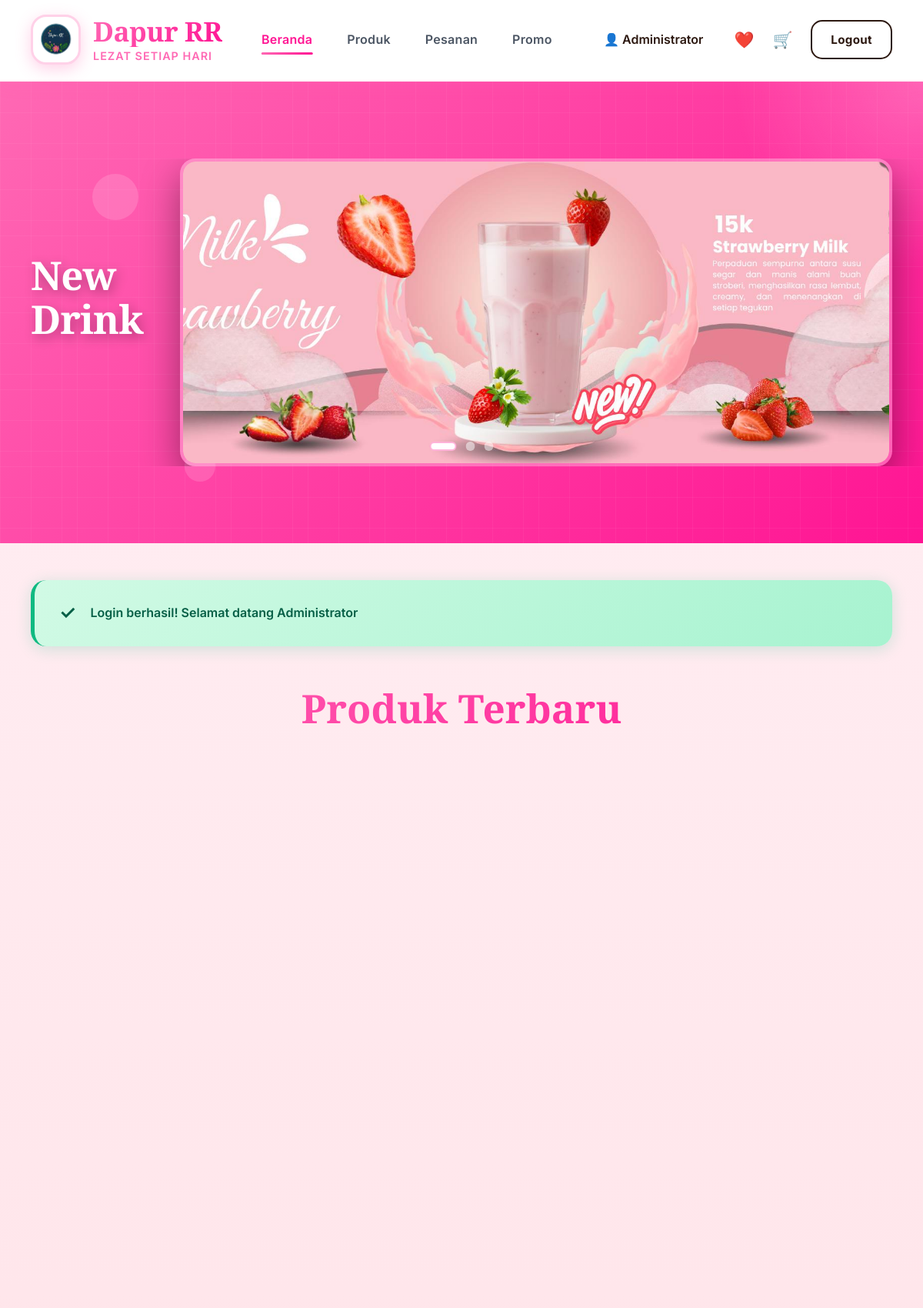
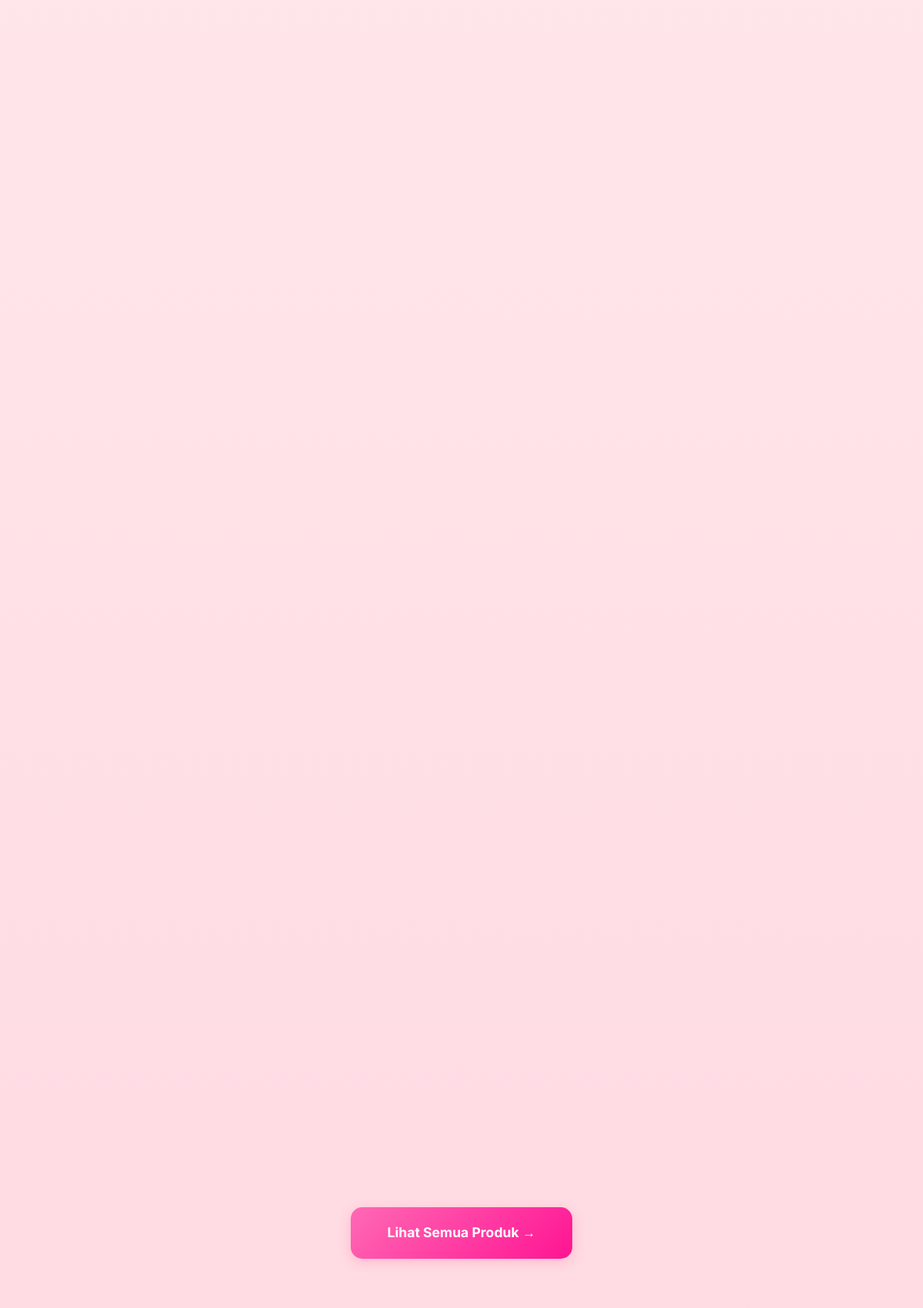
Screenshot of /home.php (signed in, upper part) with the database file from the repository (2 pictures, top to bottom).
### tables this page shows
CREATE TABLE `pengaturan` (
  `id` int(11) NOT NULL,
  `nama_toko` varchar(100) DEFAULT 'Dapur RR',
  `tagline` varchar(255) DEFAULT NULL,
  `deskripsi` text DEFAULT NULL,
  `alamat` text DEFAULT NULL,
  `no_telepon` varchar(20) DEFAULT NULL,
  `email` varchar(100) DEFAULT NULL,
  `whatsapp` varchar(20) DEFAULT NULL,
  `logo` varchar(255) DEFAULT NULL,
  `favicon` varchar(255) DEFAULT NULL,
  `maps_embed` text DEFAULT NULL,
  `instagram` varchar(100) DEFAULT NULL,
  `facebook` varchar(100) DEFAULT NULL,
  `twitter` varchar(100) DEFAULT NULL,
  `jam_buka` varchar(100) DEFAULT NULL
);

CREATE TABLE `banner` (
  `id` int(11) NOT NULL,
  `judul` varchar(255) NOT NULL,
  `deskripsi` text DEFAULT NULL,
  `gambar` varchar(255) NOT NULL,
  `link` varchar(255) DEFAULT NULL,
  `urutan` int(11) DEFAULT 0,
  `is_active` tinyint(1) DEFAULT 1,
  `created_at` timestamp NOT NULL DEFAULT current_timestamp()
);

### config/database.php (called while the page is built, shortened)
<?php
function getFlashMessage() {
    if (isset($_SESSION['flash_message'])) {
        $message = [
            'type' => $_SESSION['flash_type'],
            'message' => $_SESSION['flash_message']
        ];
        return $message;
    }
    return null;
}
?>

### home.php (the view, shortened to what this page needs)
<?php
require_once 'config/database.php';
$conn = getConnection();
$pengaturan = $conn->query("SELECT * FROM pengaturan LIMIT 1")->fetch_assoc();
$banners = $conn->query("SELECT * FROM banner WHERE is_active = 1 ORDER BY urutan ASC");
$flash = getFlashMessage();
?>
<!DOCTYPE html>
<html lang="id">
<head>
</head>
<body>
   <header>
    <div class="header-top">
        <div class="logo">
            <?php
            $logo_paths = [
                'uploads/logo/logo-dapurr.png',
                'uploads/logo/logo.png',
                'images/logo.png',
                'assets/logo.png',
                'logo.png'
            ];
            foreach($logo_paths as $path) {
                if(file_exists($path)) {
                    echo '<img src="' . $path . '" alt="Logo" class="logo-image">';
                    break;
                }
            }
            ?>
            <div class="logo-text">
                <h1><?php echo htmlspecialchars($pengaturan['nama_toko']); ?></h1>
                <p><?php echo htmlspecialchars($pengaturan['tagline']); ?></p>
            </div>
        </div>
        <nav>
            <ul>
                <li><a href="home.php" class="active">Beranda</a></li>
                <li><a href="produk.php">Produk</a></li>
                <li><a href="riwayat-pesanan.php">Pesanan</a></li>
                <li><a href="promo.php">Promo</a></li>
            </ul>
        </nav>
        <div class="auth-buttons">
            <div class="user-menu">
                <a href="akun.php" class="user-name">
                    👤 <?php echo htmlspecialchars($_SESSION['nama']); ?>
                </a>
                <a href="wishlist.php" class="wishlist-icon">
                    ❤️
                </a>
                <a href="keranjang.php" class="cart-icon">
                    🛒
                </a>
                <a href="logout.php" class="btn btn-logout">Logout</a>
            </div>
        </div>
    </div>
</header>
    <section class="hero-section">
        <div class="floating-shape"></div>
        <div class="floating-shape"></div>
        <div class="banner-slider">
            <?php
            $banners->data_seek(0);
            $banner_count = 0;
            if ($banners->num_rows > 0):
                while($banner = $banners->fetch_assoc()):
                    $banner_count++;
            ?>
            <div class="banner-slide <?php echo $banner_count === 1 ? 'active' : ''; ?>">
                <div class="hero-content">
                    <div class="hero-text">
                        <h2>
                            <?php if (!empty($banner['judul'])): ?>
                                <?php
                                $words = explode(' ', $banner['judul']);
                                foreach($words as $index => $word):
                                ?>
                                    <span style="animation-delay: <?php echo $index * 0.1; ?>s"><?php echo htmlspecialchars($word); ?></span>
                                <?php endforeach; ?>
                            <?php endif; ?>
                        </h2>
                    </div>
                    <div class="hero-image">
                        <?php if (!empty($banner['gambar']) && file_exists($banner['gambar'])): ?>
                            <img src="<?php echo htmlspecialchars($banner['gambar']); ?>"
                                 alt="<?php echo htmlspecialchars($banner['judul']); ?>"
                                 loading="lazy">
                        <?php else: ?>
                            <div class="hero-placeholder">
                                <span>🎂</span>
                            </div>
                        <?php endif; ?>
                    </div>
                </div>
            </div>
            <?php
                endwhile;
            endif; ?>
            <?php if ($banner_count > 1): ?>
            <div class="banner-dots">
                <?php for($i = 1; $i <= $banner_count; $i++): ?>
                    <div class="banner-dot <?php echo $i === 1 ? 'active' : ''; ?>" data-slide="<?php echo $i; ?>"></div>
                <?php endfor; ?>
            </div>
            <?php endif; ?>
        </div>
    </section>
    <div class="container">
        <?php if ($flash): ?>
        <div class="alert alert-<?php echo $flash['type']; ?>">
            <span style="font-size: 1.5rem;"><?php echo $flash['type'] === 'success' ? '✓' : '⚠'; ?></span>
            <?php echo htmlspecialchars($flash['message']); ?>
        </div>
        <?php endif; ?>
        <section>
            <h2 class="section-title">Produk Terbaru</h2>
            <div class="product-grid">
            </div>
            <div style="text-align: center; margin-top: 3rem;">
                <a href="produk.php" class="btn-view-all">Lihat Semua Produk →</a>
            </div>
        </section>
    </div>
</body>
</html>

### rows the page displays
pengaturan: nama_toko "Dapur RR", tagline "LEZAT SETIAP HARI"
banner: judul "New", judul "Drink", gambar (picture)

### other values shown
$_SESSION['nama'] "Administrator"
$flash['message'] "Login berhasil! Selamat datang Administrator"
